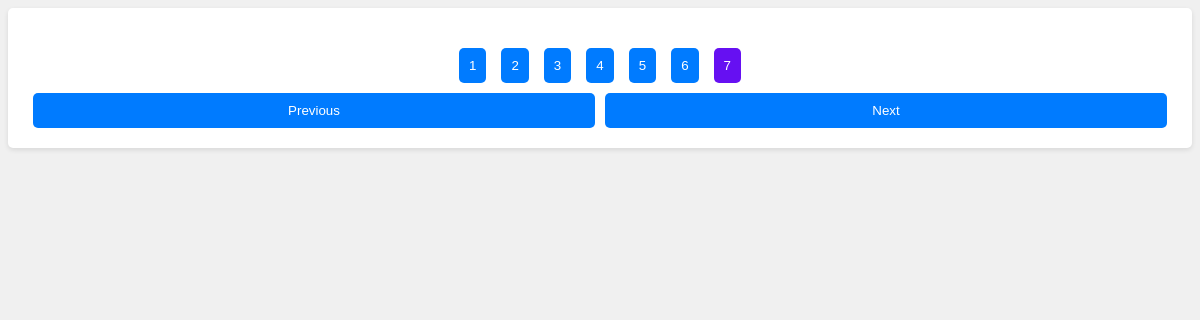
The app's page /quiz?page=7, older data.
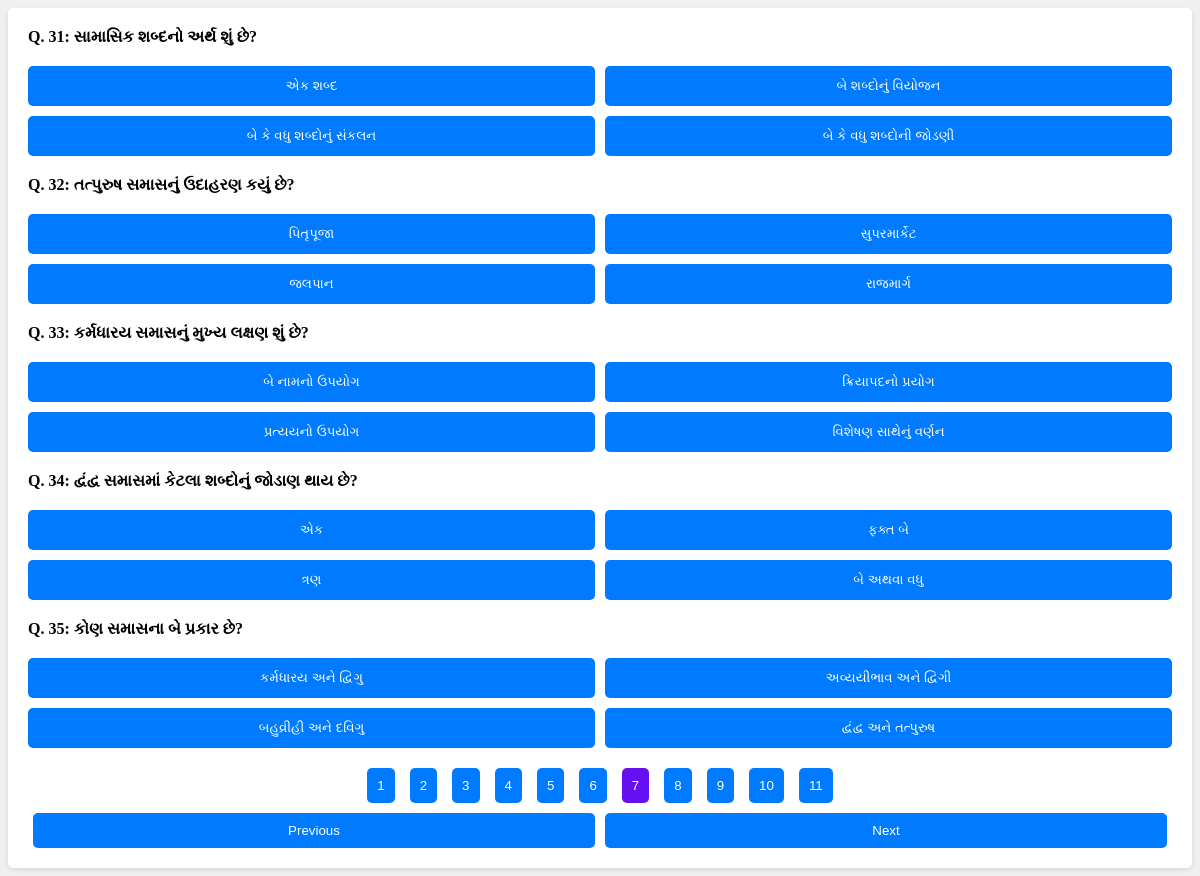
The same page, newer data.
### tables this page shows
CREATE TABLE questions (
    id INTEGER PRIMARY KEY AUTOINCREMENT,
    subject_id INTEGER NOT NULL,
    topic_id INTEGER NOT NULL,
    subtopic_id INTEGER,
    question TEXT NOT NULL,
    answer TEXT NOT NULL,
    option1 TEXT NOT NULL,
    option2 TEXT NOT NULL,
    option3 TEXT NOT NULL,
    hints TEXT,
    explanation TEXT,
    FOREIGN KEY (subject_id) REFERENCES subjects(id),
    FOREIGN KEY (topic_id) REFERENCES topics(id),
    FOREIGN KEY (subtopic_id) REFERENCES subtopics(id)
);

### app.py (the view)
@app.route("/quiz", methods=["GET"])
def quiz():
    page = int(request.args.get('page', 1))
    limit = 5
    offset = (page - 1) * limit
    conn = get_db_connection()
    questions = conn.execute('SELECT id, question, option1, option2, option3, answer FROM questions LIMIT ? OFFSET ?', (limit, offset)).fetchall()
    total_questions = conn.execute('SELECT COUNT(*) FROM questions').fetchone()[0]
    conn.close()
    return render_template("quiz.html", questions=questions, current_page=page, total_questions=total_questions)

### app.py (called while the page is built)
def get_db_connection():
    conn = sqlite3.connect('test2.db')
    conn.row_factory = sqlite3.Row
    return conn

### templates/quiz.html (shortened to what this page needs)
<!DOCTYPE html>
<html lang="en">
<head>
    <link rel="stylesheet" href="{{ url_for('static', filename='style.css') }}">
</head>
<body>
    <div class="quiz-container">
        <div id="questions">
            {% for question in questions %}
                <div class="question">
                    <strong class="question-text">Q. {{ loop.index + (current_page - 1) * 5 }}: {{ question.question }}</strong>
                    <button onclick="submitAnswer({{ question.id }}, '{{ question.option1 }}', this)">{{ question.option1 }}</button>
                    <button onclick="submitAnswer({{ question.id }}, '{{ question.option2 }}', this)">{{ question.option2 }}</button>
                    <button onclick="submitAnswer({{ question.id }}, '{{ question.option3 }}', this)">{{ question.option3 }}</button>
                    <button onclick="submitAnswer({{ question.id }}, '{{ question.answer }}', this)">{{ question.answer }}</button>
                </div>
            {% endfor %}
        </div>
        <div id="pagination" class="pagination">
            <span id="page-numbers">
                {% for page in range(1, (total_questions // 5) + 2) %}
                    <button onclick="location.href='/quiz?page={{ page }}'" {% if page == current_page %}class="current"{% endif %}>{{ page }}</button>
                {% endfor %}
            </span>
            <div class="nav-buttons">
                <button onclick="location.href='/quiz?page={{ current_page - 1 }}'" {% if current_page <= 1 %}disabled{% endif %}>Previous</button>
                <button onclick="location.href='/quiz?page={{ current_page + 1 }}'" {% if current_page >= (total_questions // 5) + 1 %}disabled{% endif %}>Next</button>
            </div>
        </div>
</body>
</html>

Row changes from the older to the newer data that the page shows:
added questions: question "સામાસિક શબ્દનો અર્થ શું છે?", option1 "એક શબ્દ", option2 "બે શબ્દોનું વિયોજન", option3 "બે કે વધુ શબ્દોનું સંકલન", answer "બે કે વધુ શબ્દોની જોડણી"
added questions: question "તત્પુરુષ સમાસનું ઉદાહરણ કયું છે?", option1 "પિતૃપૂજા", option2 "સુપરમાર્કેટ", option3 "જલપાન", answer "રાજમાર્ગ"
added questions: question "કર્મધારય સમાસનું મુખ્ય લક્ષણ શું છે?", option1 "બે નામનો ઉપયોગ", option2 "ક્રિયાપદનો પ્રયોગ", option3 "પ્રત્યયનો ઉપયોગ", answer "વિશેષણ સાથેનું વર્ણન"
added questions: question "દ્વંદ્વ સમાસમાં કેટલા શબ્દોનું જોડાણ થાય છે?", option1 "એક", option2 "ફક્ત બે", option3 "ત્રણ", answer "બે અથવા વધુ"
added questions: question "કોણ સમાસના બે પ્રકાર છે?", option1 "કર્મધારય અને દ્વિગુ", option2 "અવ્યયીભાવ અને દ્વિગી", option3 "બહુવ્રીહી અને દવિગુ", answer "દ્વંદ્વ અને તત્પુરુષ"
Text that changed along with them:
new list line: "8"
new list line: "9"
new list line: "10"
new list line: "11"
